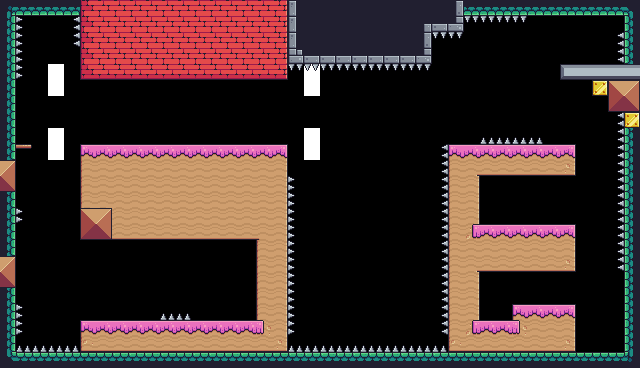

Tiled map render using the project's own tile images. Description and the map definition, with tile-layer contents summarised, below:
An orthogonal 40x23 tile map with 16x16 px tiles, 7 tile layers (StaticTiles, BlockTiles, SpikeTilesLeft, SpikeTilesBottom, ...), 4 tilesets and 48 objects (35x Apple, 8x Fire, 2x Falling, 2x H, Player).

<map version="1.5" tiledversion="1.7.2" orientation="orthogonal" renderorder="right-down" width="40" height="23" tilewidth="16" tileheight="16" infinite="0" nextlayerid="13" nextobjectid="57">
 <tileset firstgid="1" source="TileSets/Terrain (16x16).tsx" />
 <tileset firstgid="243" source="TileSets/Player.tsx" />
 <tileset firstgid="244" source="TileSets/DamageTiles.tsx" />
 <tileset firstgid="256" source="TileSets/Fruits.tsx" />
 <layer id="1" name="StaticTiles" width="40" height="23">
  <data>[920 cells, 396 non-empty, 41 distinct tile ids]</data>
 </layer>
 <layer id="12" name="BlockTiles" width="40" height="23">
  <data>[920 cells, 8 non-empty, 1 distinct tile ids]</data>
 </layer>
 <layer id="3" name="SpikeTilesLeft" width="40" height="23">
  <data>[920 cells, 26 non-empty, 1 distinct tile ids]</data>
 </layer>
 <layer id="6" name="SpikeTilesBottom" width="40" height="23">
  <data>[920 cells, 20 non-empty, 1 distinct tile ids]</data>
 </layer>
 <layer id="11" name="SpikeTilesTop" width="40" height="23">
  <data>[920 cells, 15 non-empty, 1 distinct tile ids]</data>
 </layer>
 <layer id="4" name="SpikeTilesRight" width="40" height="23">
  <data>[920 cells, 17 non-empty, 1 distinct tile ids]</data>
 </layer>
 <layer id="5" name="OnewayTiles" width="40" height="23">
  <data>[920 cells, 1 non-empty, 1 distinct tile ids]</data>
 </layer>
 <objectgroup id="2" name="Player">
  <object id="4" name="Player" gid="243" x="208" y="304" width="32" height="32" />
 </objectgroup>
 <objectgroup id="9" name="Traps">
  <object id="7" name="Traps" type="Falling" gid="254" x="320" y="272" width="32" height="14" />
  <object id="9" name="Traps" type="Falling" gid="254" x="384" y="224" width="32" height="14" />
  <object id="12" name="Traps" type="Fire" gid="255" x="512" y="224" width="16" height="32" />
  <object id="13" name="Traps" type="Fire" gid="255" x="528" y="224" width="16" height="32" />
  <object id="14" name="Traps" type="Fire" gid="255" x="544" y="224" width="16" height="32" />
  <object id="15" name="Traps" type="Fire" gid="255" x="560" y="224" width="16" height="32" />
  <object id="16" name="Traps" type="Fire" gid="255" x="576" y="352" width="16" height="32" />
  <object id="17" name="Traps" type="Fire" gid="255" x="592" y="352" width="16" height="32" />
  <object id="18" name="Traps" type="Fire" gid="255" x="608" y="352" width="16" height="32" />
  <object id="19" name="Traps" type="Fire" gid="255" x="608" y="352" width="16" height="32" />
 </objectgroup>
 <objectgroup id="7" name="Saw">
  <object id="5" name="Saw" type="H" gid="251" x="62" y="98.1875" width="38" height="38" />
  <object id="6" name="Saw" type="H" gid="251" x="237.375" y="164" width="38" height="38" />
 </objectgroup>
 <objectgroup id="10" name="Fruits">
  <object id="20" name="Fruits" type="Apple" gid="256" x="160" y="304" width="32" height="32" />
  <object id="21" name="Fruits" type="Apple" gid="256" x="128" y="320" width="32" height="32" />
  <object id="22" name="Fruits" type="Apple" gid="256" x="112" y="304" width="32" height="32" />
  <object id="23" name="Fruits" type="Apple" gid="256" x="96" y="320" width="32" height="32" />
  <object id="24" name="Fruits" type="Apple" gid="256" x="16" y="288" width="32" height="32" />
  <object id="25" name="Fruits" type="Apple" gid="256" x="48" y="240" width="32" height="32" />
  <object id="26" name="Fruits" type="Apple" gid="256" x="16" y="192" width="32" height="32" />
  <object id="27" name="Fruits" type="Apple" gid="256" x="32" y="48" width="32" height="32" />
  <object id="28" name="Fruits" type="Apple" gid="256" x="32" y="80" width="32" height="32" />
  <object id="29" name="Fruits" type="Apple" gid="256" x="80" y="128" width="32" height="32" />
  <object id="30" name="Fruits" type="Apple" gid="256" x="112" y="128" width="32" height="32" />
  <object id="31" name="Fruits" type="Apple" gid="256" x="144" y="128" width="32" height="32" />
  <object id="32" name="Fruits" type="Apple" gid="256" x="176" y="128" width="32" height="32" />
  <object id="33" name="Fruits" type="Apple" gid="256" x="208" y="128" width="32" height="32" />
  <object id="34" name="Fruits" type="Apple" gid="256" x="240" y="128" width="32" height="32" />
  <object id="35" name="Fruits" type="Apple" gid="256" x="272" y="128" width="32" height="32" />
  <object id="36" name="Fruits" type="Apple" gid="256" x="320" y="256" width="32" height="32" />
  <object id="37" name="Fruits" type="Apple" gid="256" x="320" y="224" width="32" height="32" />
  <object id="38" name="Fruits" type="Apple" gid="256" x="384" y="208" width="32" height="32" />
  <object id="39" name="Fruits" type="Apple" gid="256" x="384" y="176" width="32" height="32" />
  <object id="40" name="Fruits" type="Apple" gid="256" x="448" y="144" width="32" height="32" />
  <object id="41" name="Fruits" type="Apple" gid="256" x="544" y="144" width="32" height="32" />
  <object id="42" name="Fruits" type="Apple" gid="256" x="480" y="112" width="32" height="32" />
  <object id="43" name="Fruits" type="Apple" gid="256" x="512" y="112" width="32" height="32" />
  <object id="44" name="Fruits" type="Apple" gid="256" x="560" y="64" width="32" height="32" />
  <object id="45" name="Fruits" type="Apple" gid="256" x="576" y="48" width="32" height="32" />
  <object id="46" name="Fruits" type="Apple" gid="256" x="592" y="64" width="32" height="32" />
  <object id="47" name="Fruits" type="Apple" gid="256" x="480" y="224" width="32" height="32" />
  <object id="48" name="Fruits" type="Apple" gid="256" x="512" y="208" width="32" height="32" />
  <object id="49" name="Fruits" type="Apple" gid="256" x="544" y="208" width="32" height="32" />
  <object id="50" name="Fruits" type="Apple" gid="256" x="480" y="320" width="32" height="32" />
  <object id="51" name="Fruits" type="Apple" gid="256" x="512" y="304" width="32" height="32" />
  <object id="52" name="Fruits" type="Apple" gid="256" x="544" y="304" width="32" height="32" />
  <object id="53" name="Fruits" type="Apple" gid="256" x="576" y="336" width="32" height="32" />
  <object id="54" name="Fruits" type="Apple" gid="256" x="592" y="336" width="32" height="32" />
 </objectgroup>
</map>
